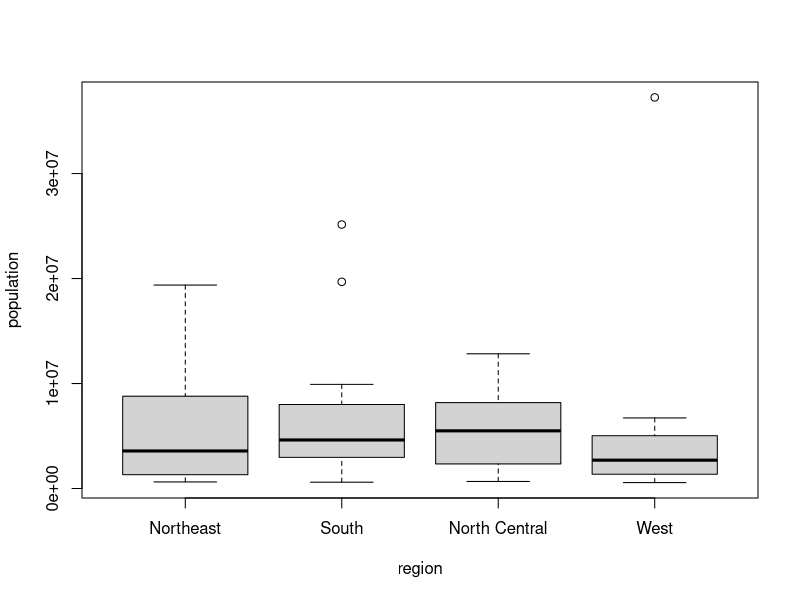

R code for this plot:
# adding a column with mutate
library(dslabs)
data("murders")

library(dplyr)

# Create a boxplot of state populations by region for the murders dataset
boxplot(population~region, data = murders)
